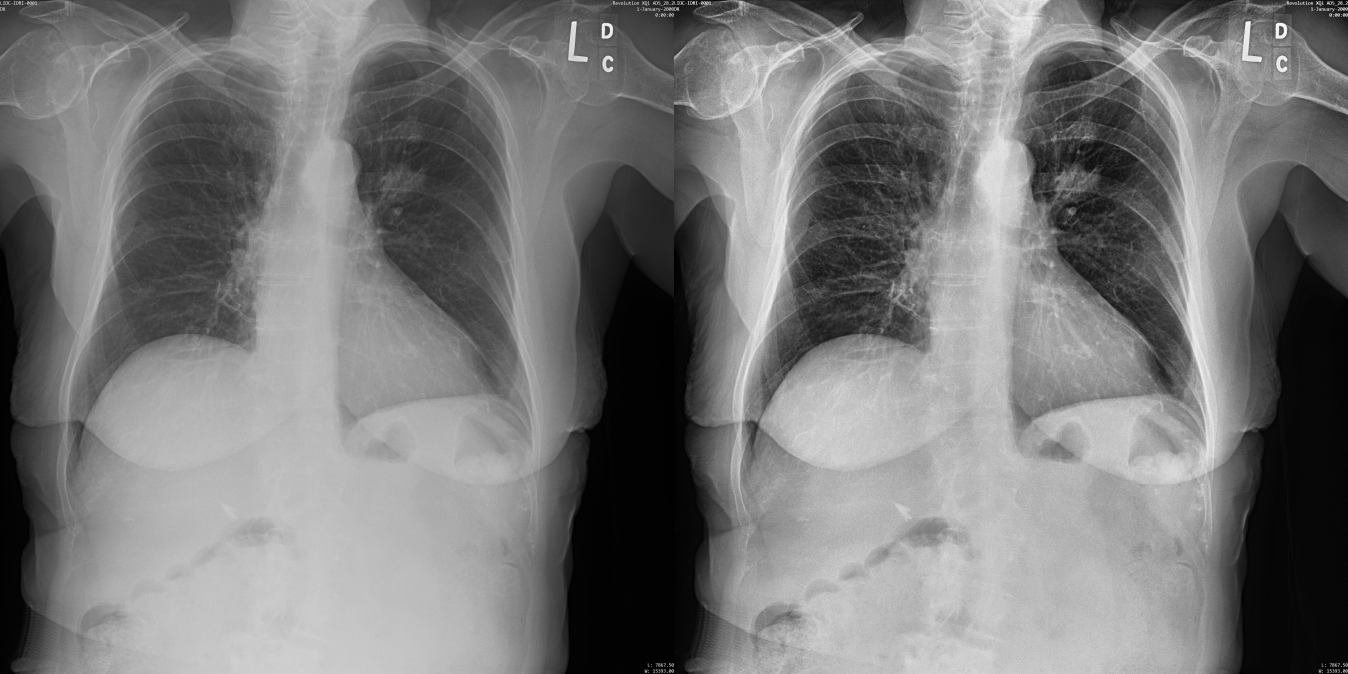
#> input picture classifiers/clahe_2.jpg, 4044 x 2022 px (shown at 1/3 size)
$ python -i features.py   (imports and definitions only)   (Python 2 division)   (older library calls are emulated)
#> lines starting #> are read from the running program, lines starting #| are printed output that depends on the picture
# -*- coding: utf-8 -*-
import numpy as np
import cv2
import math
import collections
import itertools
from copy import deepcopy

from matplotlib import pyplot as plt

import os

# Color spaces
CS_BGR = 101
CS_HSV = 102
CS_LUV = 103

# Color space ranges used in OpenCV. Each upper boundary is exclusive.
CS_RANGE = {
    CS_BGR: ([0, 256], [0, 256], [0, 256]),
    CS_HSV: ([0, 180], [0, 256], [0, 256]),
    CS_LUV: ([0, 256], [0, 256], [0, 256])
}


# [23 lines left out: functions moments_get_center, moments_get_skew, get_centroid, not called in this run]


def get_features(img):
    features_list = []
    features_list.append(fourier_and_back_transform(deepcopy(img)))
    features_list.append(apply_clahe(deepcopy(img)))
    features_list.append(canny_edge_detection(deepcopy(img)))
    features_list.append(sobelx_gradient(deepcopy(img)))
    features_list.append(sobely_gradient(deepcopy(img)))
    features_list.append(laplacian_gradient(deepcopy(img)))

    # [11 lines of commented-out code are left out]

    features_list.append(erosion_by_dilation(deepcopy(img)))
    features_list.append(dilate_image(deepcopy(img)))
    features_list.append(erode_image(deepcopy(img)))
    features_list.append(bilaterial_filter(deepcopy(img)))
    features_list.append(median_blur(deepcopy(img)))
    features_list.append(gaussian_blur(deepcopy(img)))
    features_list.append(box_blur_image(deepcopy(img)))
    features_list.append(filter_image(deepcopy(img)))

    # get_threshold(deepcopy(img))

    features_list.append(get_corner(deepcopy(img)))
    features_list.append(surf_features(deepcopy(img)))

    # features_list.append(get_major_defects(deepcopy(contours)))
    # features_list.append(deskew(deepcopy(img)))
    features_list.append(color_histograms(deepcopy(img)))

    return features_list


# [221 lines left out: functions color_histograms, color_bgr_means, shape_outline, deskew, get_major_defects, s_type_enhancement, not called in this run]


def surf_features(img, ht=400, mask=None):
    """Exctract image features with SURF algorithm of OpenCV.

    The function takes an image in grayscale, a Hessian Threshold
    and a mask. Keypoints and descriptors are computed and returned.
    """
    surf = cv2.xfeatures2d.SURF_create(ht)
    kp, des = surf.detectAndCompute(img, mask)
    return kp, des


def get_corner(img):
    gray = cv2.cvtColor(img,cv2.COLOR_BGR2GRAY)
    gray = np.float32(gray)
    dst = cv2.cornerHarris(gray,2,3,0.04)
    # dst = cv2.dilate(dst,None)
    # img[dst>0.01*dst.max()]=[0,0,255]
    return dst


# [21 lines left out: functions feature_matcher, get_threshold, not called in this run]


def filter_image(img):
    kernel = np.ones((5,5),np.float32)/25
    dst = cv2.filter2D(img,-1,kernel)
    return dst


def box_blur_image(img):
    blur = cv2.blur(img,(5,5))
    return blur


def gaussian_blur(img):
    blur = cv2.GaussianBlur(img,(5,5),0)
    return blur


def median_blur(img):
    median = cv2.medianBlur(img,5)
    return median


def bilaterial_filter(img):
    blur = cv2.bilateralFilter(img,9,75,75)
    return blur


def erode_image(img):
    """Удаляет шумы переднего фона
    """
    kernel = np.ones((15, 15), np.uint8)
    erosion = cv2.erode(img, kernel, iterations = 1)
    return erosion


def dilate_image(img):
    kernel = np.ones((5, 5),np.uint8)
    dilation = cv2.dilate(img, kernel, iterations = 1)
    return dilation


def erosion_by_dilation(img):
    kernel = np.ones((10, 10), np.uint8)
    opening = cv2.morphologyEx(img, cv2.MORPH_OPEN, kernel)
    return opening


def laplacian_gradient(img):
    laplacian = cv2.Laplacian(img,cv2.CV_64F)
    return laplacian


def sobelx_gradient(img):
    sobelx = cv2.Sobel(img,cv2.CV_64F,1,0,ksize=5)
    return sobelx


def sobely_gradient(img):
    sobely = cv2.Sobel(img,cv2.CV_64F,0,1,ksize=5)
    return sobely


def canny_edge_detection(img):
    edges = cv2.Canny(img, 25, 50)
    return edges


# [5 lines left out: function find_contours, not called in this run]


def get_moments(contour):
    M = cv2.moments(contour)
    return M


# [4 lines left out: function contour_approximation, not called in this run]


def apply_clahe(img):
    gray = cv2.cvtColor(img, cv2.COLOR_BGR2GRAY)
    clahe = cv2.createCLAHE(clipLimit=2.0, tileGridSize=(8,8))
    cl1 = clahe.apply(gray)
    return cl1


# [17 lines left out: functions numpy_furie, numpy_back_furie, not called in this run]


def foirier_transform(img):
    gray = cv2.cvtColor(img, cv2.COLOR_BGR2GRAY)
    dft = cv2.dft(np.float32(gray),flags = cv2.DFT_COMPLEX_OUTPUT)
    dft_shift = np.fft.fftshift(dft)
    return dft_shift


def fourier_back_transfrom(img, dft_shift):
    rows, cols, dim = img.shape
    crow,ccol = rows/2 , cols/2

    # create a mask first, center square is 1, remaining all zeros
    mask = np.zeros((rows,cols,2),np.uint8)
    mask[crow-30:crow+30, ccol-30:ccol+30] = 1

    # apply mask and inverse DFT
    fshift = dft_shift*mask
    f_ishift = np.fft.ifftshift(fshift)
    img_back = cv2.idft(f_ishift)
    img_back = cv2.magnitude(img_back[:,:,0],img_back[:,:,1])
    return img_back


def fourier_and_back_transform(img):
    shift = foirier_transform(img)
    back_image = fourier_back_transfrom(img, shift)
    return back_image


# [7 lines left out: function get_image, not called in this run]


# [5 lines of commented-out code are left out]

>>> import cv2
>>> picture = cv2.imread('clahe_2.jpg')
#> picture is the input picture: shape (2022, 4044, 3); min 0, max 255, mean 120.5
>>> result = get_features(picture)
#> in apply_clahe, `cl1 = clahe.apply(gray)`:
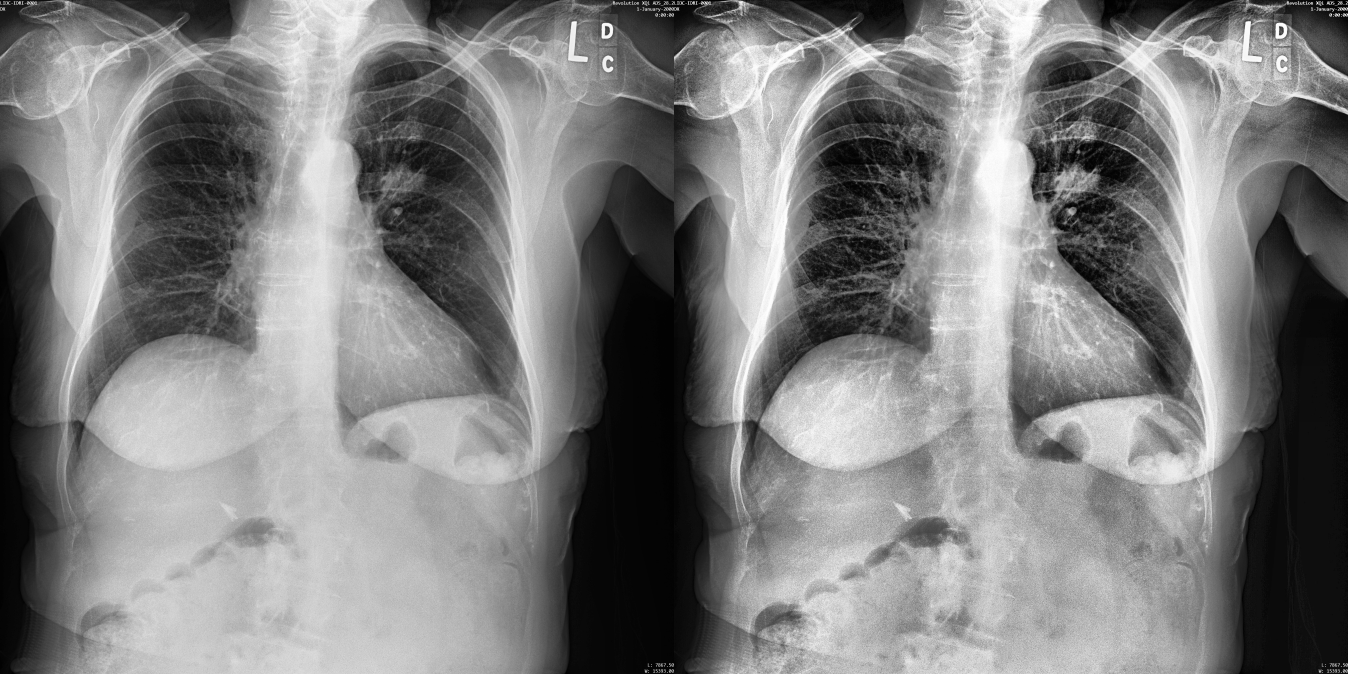
#> cl1: shape (2022, 4044) (shown at 1/3 size); min 0, max 255, mean 126.6
#> in canny_edge_detection, `edges = cv2.Canny(img, 25, 50)`:
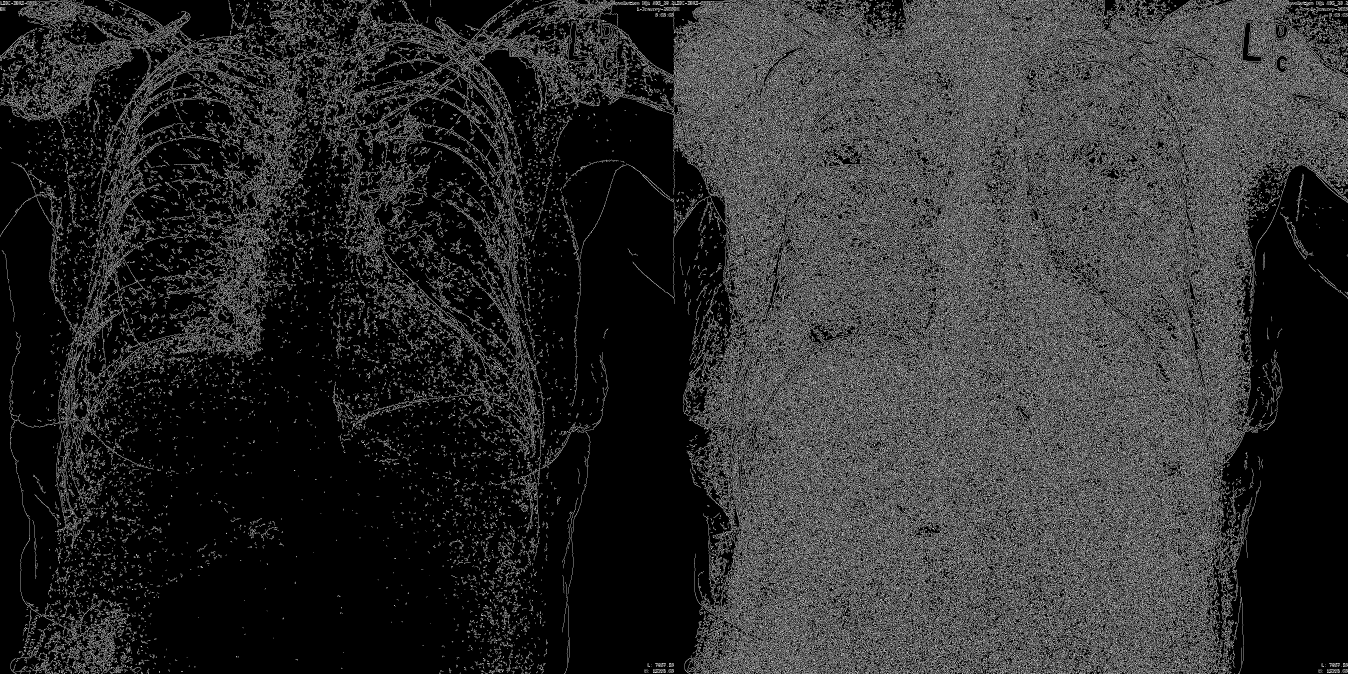
#> edges: shape (2022, 4044) (shown at 1/3 size); 18.3% white in thin lines or dots
#> in sobelx_gradient, `sobelx = cv2.Sobel(img,cv2.CV_64F,1,0,ksize=5)`:
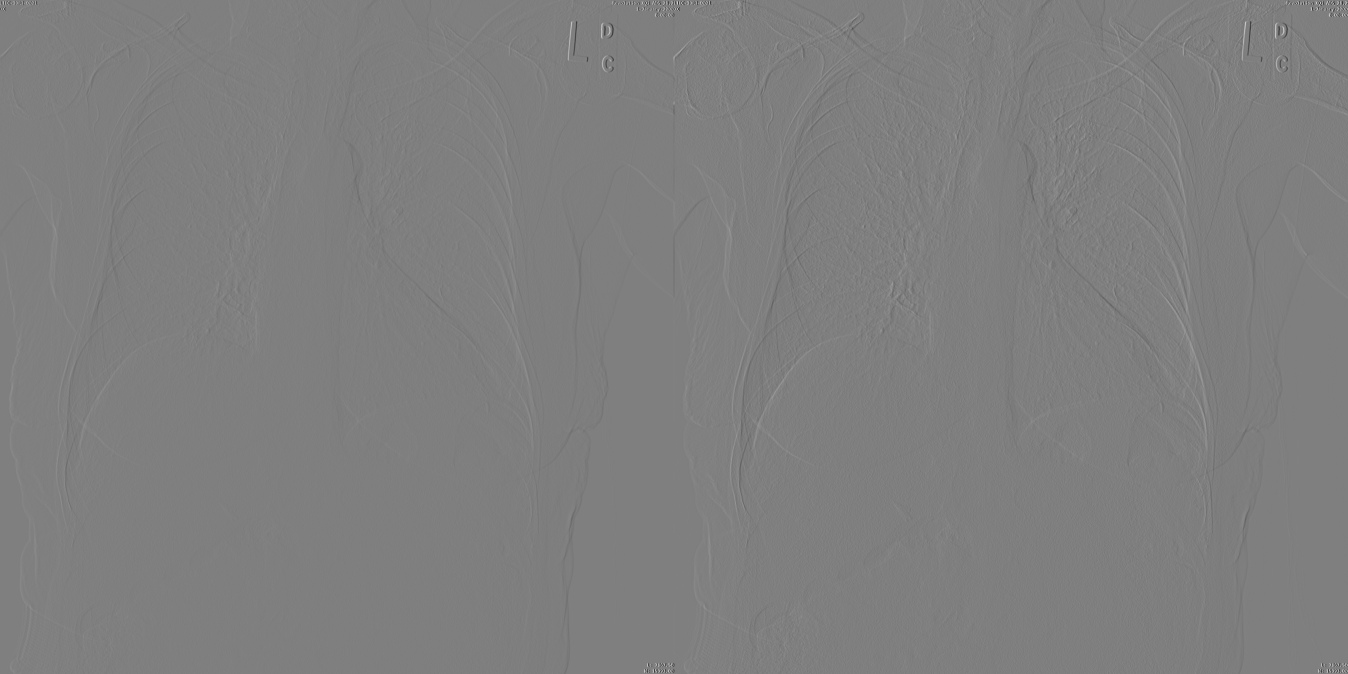
#> sobelx: shape (2022, 4044, 3) float64 (shown at 1/3 size); min -10449, max 10444, mean 0.3; drawn with min black and max white
#> in erode_image, `erosion = cv2.erode(img, kernel, iterations = 1)`:
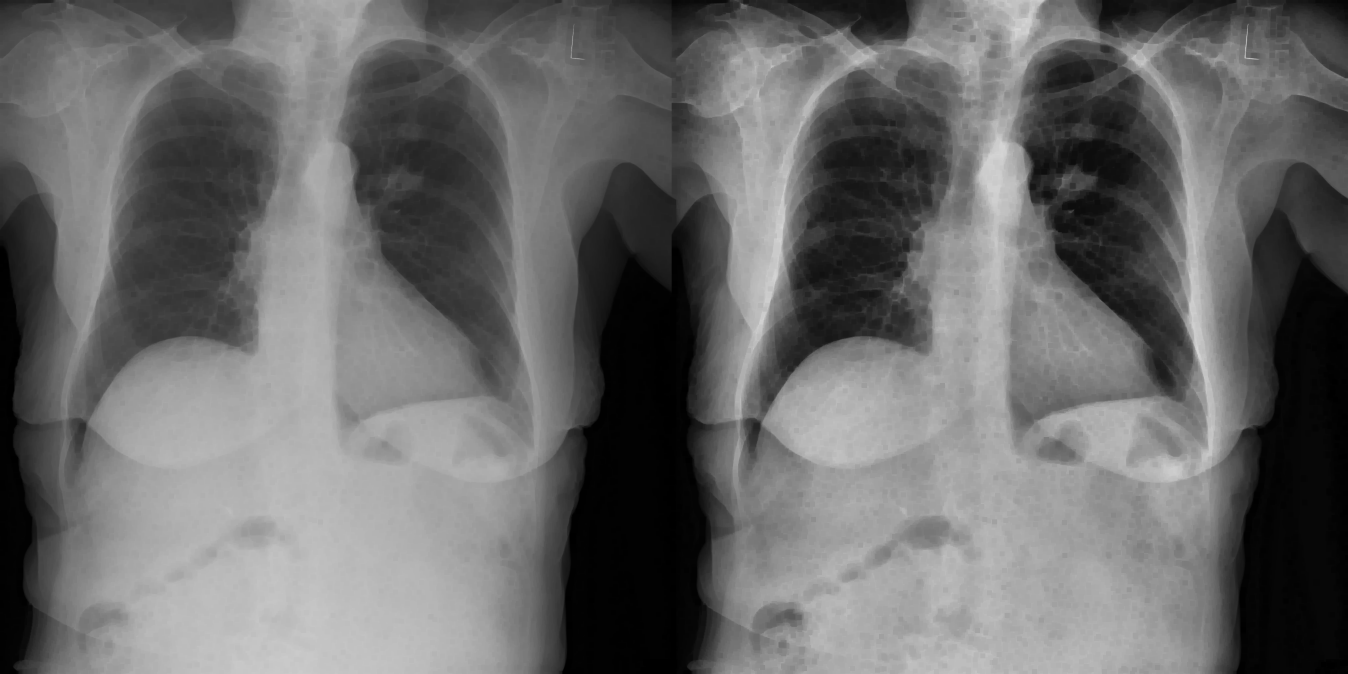
#> erosion: shape (2022, 4044, 3) (shown at 1/3 size); min 0, max 225, mean 106.1
#> (the run stopped early here; a loop or call above may not have finished)
